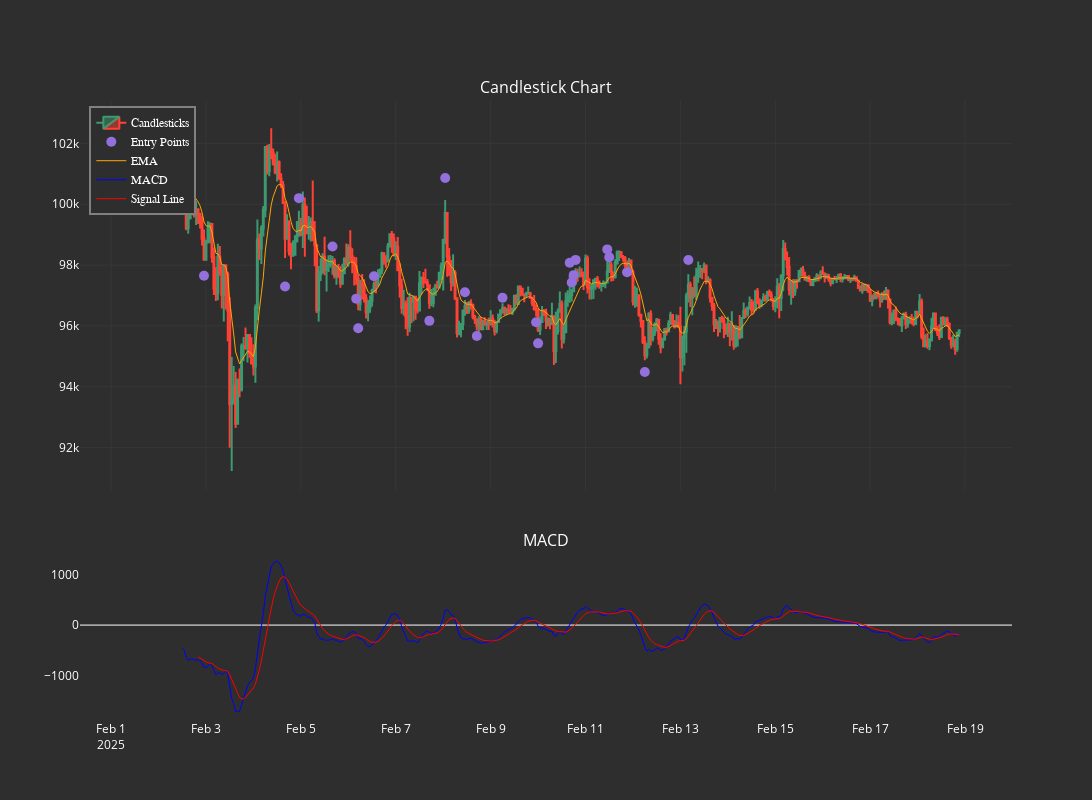

Notebook cell for this chart:
### Code cell
def plot_candlestick_with_signals(df, start_index):
    """
    Plots a candlestick chart with signal points.
    
    Parameters:
    df (DataFrame): DataFrame containing the stock data with 'Open', 'High', 'Low', 'Close', and 'pointpos' columns.
    start_index (int): The starting index for the subset of data to plot.
    num_rows (int): The number of rows of data to plot.
    
    Returns:
    None
    """
    df['pointpos'] = [
        float(row['Low']) - (float(row['High']) - float(row['Low'])) * 0.5 if 'TOTAL_SIGNAL' in row and row['TOTAL_SIGNAL'] == 1 else 
        float(row['High']) + (float(row['High']) - float(row['Low'])) * 0.5 if 'TOTAL_SIGNAL' in row and row['TOTAL_SIGNAL'] == -1 else 
        None
        for _, row in df.iterrows()
    ]
    df_subset = df[start_index:]
    fig = make_subplots(rows=2, cols=1, shared_xaxes=True, 
                        vertical_spacing=0.1,  # Space between subplots
                        row_heights=[0.7, 0.3],
                        subplot_titles = ['Candlestick Chart', 'MACD'])  # Candlestick takes 70%, MACD takes 30%

    fig.add_trace(go.Candlestick(x=df_subset.index,
                                 open=df_subset['Open'],
                                 high=df_subset['High'],
                                 low=df_subset['Low'],
                                 close=df_subset['Close'],
                                 name='Candlesticks'),
                  row=1, col=1)
    fig.add_trace(go.Scatter(x=df_subset.index, y=df_subset['pointpos'], mode="markers",
                             marker=dict(size=10, color="MediumPurple", symbol='circle'),
                             name="Entry Points"),
                  row=1, col=1)
    
    fig.add_trace(go.Scatter(x=df.index, y=df['EMA'], line=dict(color='orange', width=1), name='EMA'), row = 1, col = 1)

    # Signal Line

    fig.add_trace(go.Scatter(x=df_subset.index, y=df_subset['MACD'], 
                             line=dict(color='blue', width=1), 
                             name="MACD"),
                  row=2, col=1)

    fig.add_trace(go.Scatter(x=df_subset.index, y=df_subset['MACD_Signal'], 
                             line=dict(color='red', width=1), 
                             name="Signal Line"),
                  row=2, col=1)
    fig.update_layout(
        width=1200, 
        height=800, 
        plot_bgcolor='#2E2E2E',  # Dark Grey background (Light Black)
        paper_bgcolor='#2E2E2E',  # Keep the outer plot background consistent
        font=dict(color='white'),  # Use white text for better contrast


        xaxis1=dict(
            showgrid=True, 
            gridcolor='#3D3D3D',
            gridwidth=0.6, 
            zeroline=False,
            rangeslider=dict(visible=False), 
        ),

        xaxis2=dict(
            showgrid=False, gridcolor='white', zeroline=False,
            rangeslider=dict(visible=False),  
            type="date"
        ),
        yaxis1=dict(
            showgrid=True, 
            gridcolor='#3D3D3D',
            gridwidth=0.6, 
            zeroline=False,
            autorange=True, 

        ),
        yaxis2=dict(
            showgrid=False,  # ⬅️ Hide all grid lines
            zeroline=True,  # ⬅️ Keep zero line
            zerolinecolor="white",  # Make zero line visible
            zerolinewidth=1,  # Adjust thickness of zero line
  
        ),

        
        legend=dict(
            x=0.01,
            y=0.99,
            traceorder="normal",
            font=dict(
                family="sans-serif",
                size=12,
                color="white"
            ),
            bgcolor="#2E2E2E",
            bordercolor="gray",
            borderwidth=2
        )
    )

    fig.show()




interval = Client.KLINE_INTERVAL_1HOUR
date = '1 February 2025'
df = fetch_market_data_binance('BTCUSDT', interval,date )
df['TOTAL_SIGNAL'] = [total_signal(df, i) if i >= 3 else 0 for i in range(len(df))]


plot_candlestick_with_signals(df, start_index=0)

### Figure 1 — Plotly figure (JSON) as saved in the notebook; plotly's stock layout.template omitted (floating-point values rounded to 4 significant figures; data arrays with more than 128 entries replaced by an {"elided": "..."} marker saying what was removed)
{"data": [{"close": {"elided": "419 float values"}, "high": {"elided": "419 float values"}, "low": {"elided": "419 float values"}, "name": "Candlesticks", "open": {"elided": "419 float values"}, "type": "candlestick", "x": {"elided": "419 str values"}, "xaxis": "x", "yaxis": "y"}, {"marker": {"color": "MediumPurple", "size": 10, "symbol": "circle"}, "mode": "markers", "name": "Entry Points", "type": "scatter", "x": {"elided": "419 str values"}, "xaxis": "x", "y": {"elided": "419 float values"}, "yaxis": "y"}, {"line": {"color": "orange", "width": 1}, "name": "EMA", "type": "scatter", "x": {"elided": "419 str values"}, "xaxis": "x", "y": {"elided": "419 float values"}, "yaxis": "y"}, {"line": {"color": "blue", "width": 1}, "name": "MACD", "type": "scatter", "x": {"elided": "419 str values"}, "xaxis": "x2", "y": {"elided": "419 float values"}, "yaxis": "y2"}, {"line": {"color": "red", "width": 1}, "name": "Signal Line", "type": "scatter", "x": {"elided": "419 str values"}, "xaxis": "x2", "y": {"elided": "419 float values"}, "yaxis": "y2"}], "layout": {"annotations": [{"font": {"size": 16}, "showarrow": false, "text": "Candlestick Chart", "x": 0.5, "xanchor": "center", "xref": "paper", "y": 1, "yanchor": "bottom", "yref": "paper"}, {"font": {"size": 16}, "showarrow": false, "text": "MACD", "x": 0.5, "xanchor": "center", "xref": "paper", "y": 0.27, "yanchor": "bottom", "yref": "paper"}], "font": {"color": "white"}, "height": 800, "legend": {"bgcolor": "#2E2E2E", "bordercolor": "gray", "borderwidth": 2, "font": {"color": "white", "family": "sans-serif", "size": 12}, "traceorder": "normal", "x": 0.01, "y": 0.99}, "paper_bgcolor": "#2E2E2E", "plot_bgcolor": "#2E2E2E", "width": 1200, "xaxis": {"anchor": "y", "domain": [0, 1], "gridcolor": "#3D3D3D", "gridwidth": 0.6, "matches": "x2", "rangeslider": {"visible": false}, "showgrid": true, "showticklabels": false, "zeroline": false}, "xaxis2": {"anchor": "y2", "domain": [0, 1], "gridcolor": "white", "rangeslider": {"visible": false}, "showgrid": false, "type": "date", "zeroline": false}, "yaxis": {"anchor": "x", "autorange": true, "domain": [0.37, 1], "gridcolor": "#3D3D3D", "gridwidth": 0.6, "showgrid": true, "zeroline": false}, "yaxis2": {"anchor": "x2", "domain": [0, 0.27], "showgrid": false, "zeroline": true, "zerolinecolor": "white", "zerolinewidth": 1}}}
